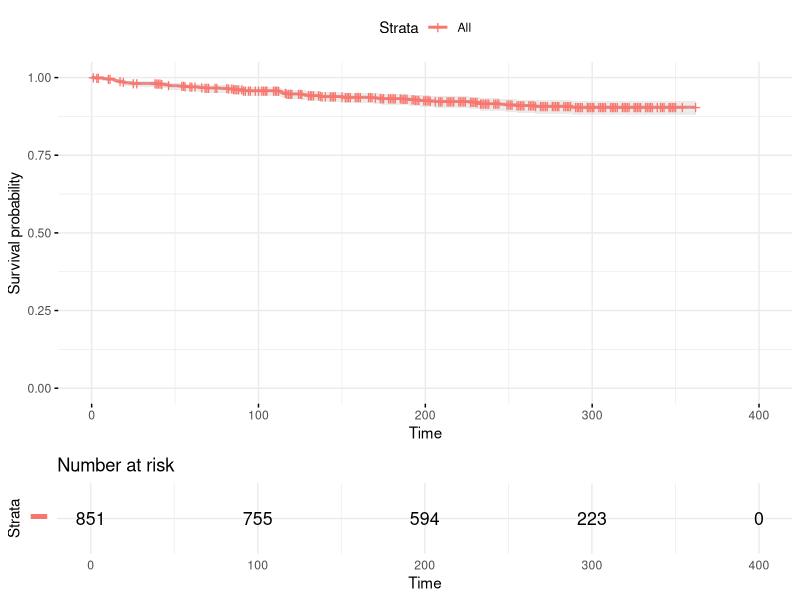
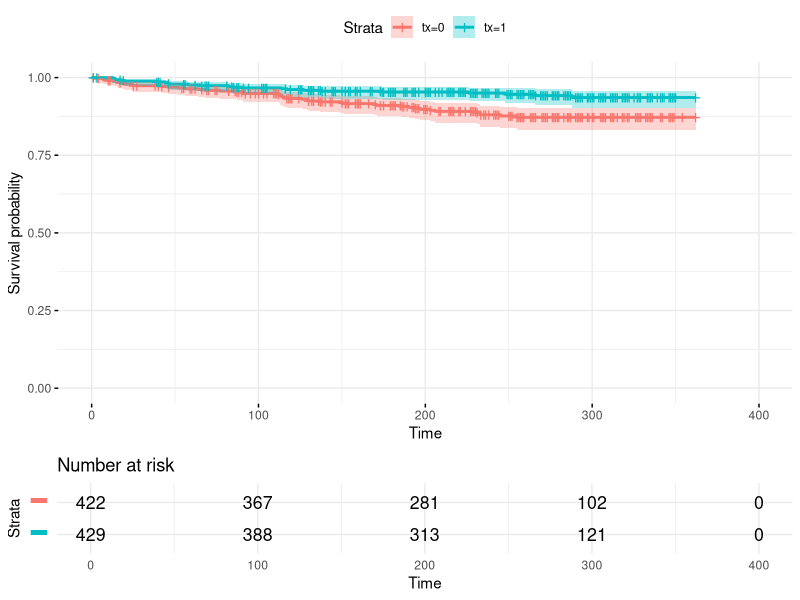
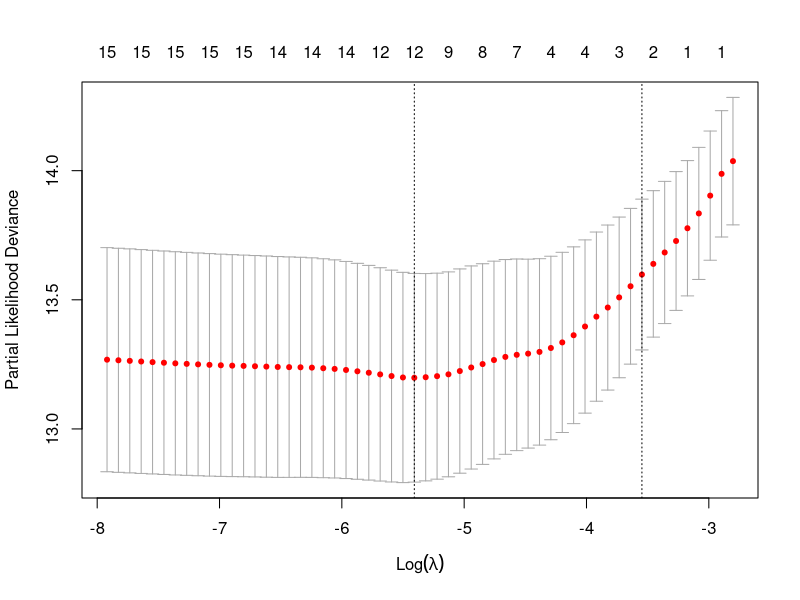
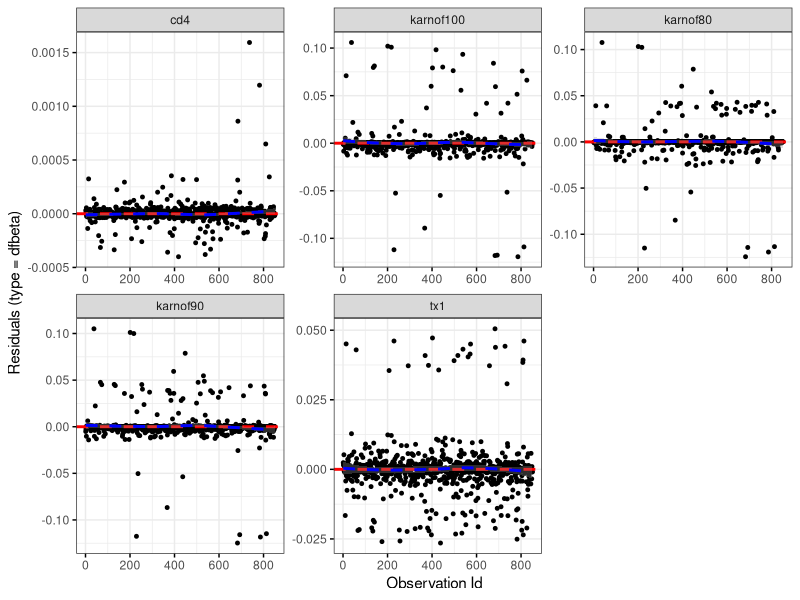
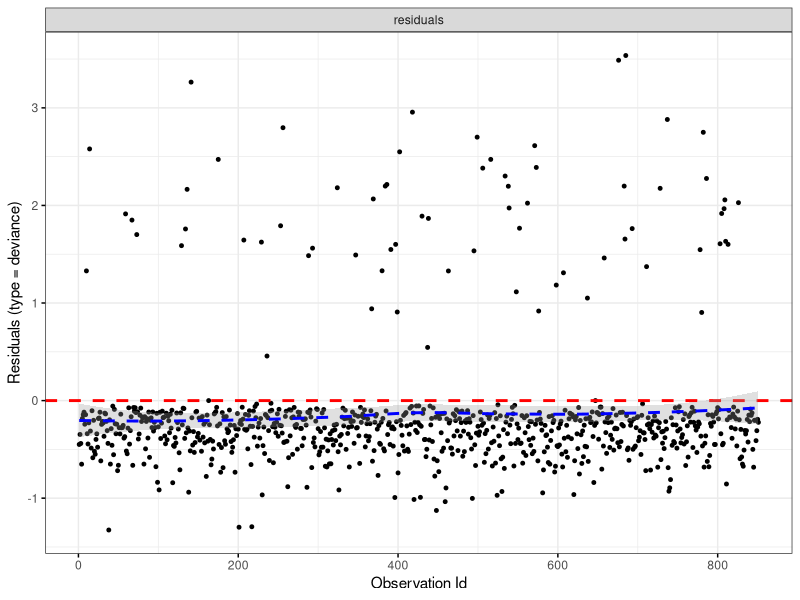

These figures' R source, in order:
## ---- chunk 1
knitr::opts_chunk$set(echo = TRUE)
library(tidyverse)
library(survival)
library(survminer)
library(rms)
library(glmnet)
library(broom)
library(xtable)
data <- read_csv("AIDSdata.csv")

#parse as factor
data <- data %>%
  mutate(tx = as.factor(tx),
         txgrp = as.factor(txgrp),
         strat2 = as.factor(strat2),
         sex = as.factor(sex),
         raceth = as.factor(raceth),
         ivdrug = as.factor(ivdrug),
         hemophil = as.factor(hemophil),
         karnof = as.factor(karnof))
## ---- chunk 2
surv <- survfit(Surv(time, censor) ~ 1, 
               data = data, 
               type = "kaplan-meier", 
               conf.typ ="log-log", 
               se.fit = TRUE)
#plot KM curve
ggsurvplot(surv, data = data, 
           risk.table = TRUE, 
           conf.int = TRUE, 
           ggtheme = theme_minimal(), 
           risk.table.y.text.col = T, 
           risk.table.y.text = F)

surv2 <- survfit(Surv(time, censor) ~ tx, 
               data = data, 
               type = "kaplan-meier", 
               conf.typ ="log-log", 
               se.fit = TRUE)
ggsurvplot(surv2, data = data, 
           risk.table = TRUE, 
           conf.int = TRUE, 
           ggtheme = theme_minimal(), 
           risk.table.y.text.col = T, 
           risk.table.y.text = F)
## ---- chunk 3
options(scipen = 999)
fit <- coxph(Surv(time, censor) ~ tx + sex + raceth + ivdrug + hemophil + karnof + cd4 + priorzdv + age, data = data)
fit %>% tidy()
## ---- chunk 4
#check multicollinearity
vif(fit)
## ---- chunk 5
set.seed(47)
#initialize covariate matrix
x <- model.matrix(Surv(time, censor) ~ tx + sex + raceth + ivdrug + hemophil + karnof + cd4 + priorzdv + age, data)

#cross validate lambda
cv.fit <- cv.glmnet(x, Surv(data$time, data$censor), family = "cox", maxit = 1000)

#plot cross-validated lambdas
plot(cv.fit)

lassofit <- glmnet(x, Surv(data$time, data$censor), family = "cox", maxit = 1000)

#see which coefficients were kept
active.coefs <- predict(lassofit, type = 'coefficients', s = cv.fit$lambda.min)
## ---- chunk 6
fit2 <- coxph(Surv(time, censor) ~ tx + sex + raceth + ivdrug + hemophil + karnof + cd4 + age, data = data)
anova(fit, fit2)
## ---- chunk 7
fit3 <- coxph(Surv(time, censor) ~ tx + karnof + cd4 + age, data = data)
anova(fit2, fit3)
## ---- chunk 8
fit4 <- coxph(Surv(time, censor) ~ tx + karnof + cd4, data = data)
anova(fit3, fit4)
## ---- chunk 9
fit.int <- coxph(Surv(time, censor) ~ tx*sex + tx*raceth + tx*ivdrug + tx*hemophil + tx*karnof + cd4 + priorzdv + age, data = data)
anova(fit, fit.int)
## ---- chunk 10
#plot dfbeta plot
ggcoxdiagnostics(fit4, type = "dfbeta",
                 linear.predictions = FALSE, ggtheme = theme_bw())

#identify influential points according to dfbeta
dfbeta <- residuals(fit4, type="dfbeta")
dfbeta

#check cd4 influential points
data[dfbeta[,5] > 0.0005,]
## ---- chunk 11
ggcoxdiagnostics(fit4, type = "deviance",
                 linear.predictions = FALSE, ggtheme = theme_bw())
## ---- chunk 12
#add data to model fit so bootstrap can re-sample
final.fit <- cph(Surv(time, censor) ~ tx + karnof + cd4, data = data)
g <- update(final.fit, x = TRUE, y = TRUE)
set.seed(47)

#bootstrap validation
validate(g, B = 300)
